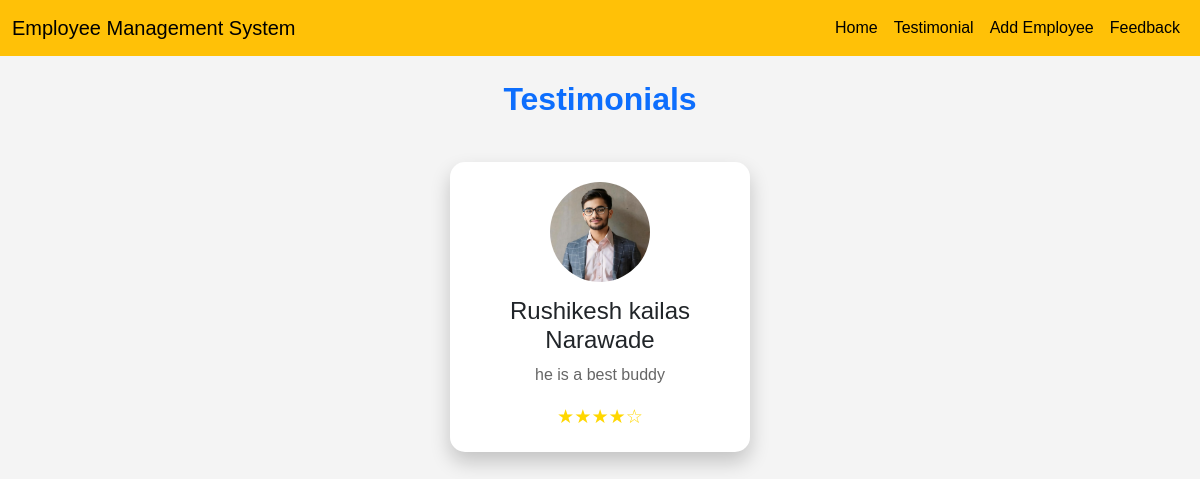
The page /emp/testmonials/ on the database as committed earlier.
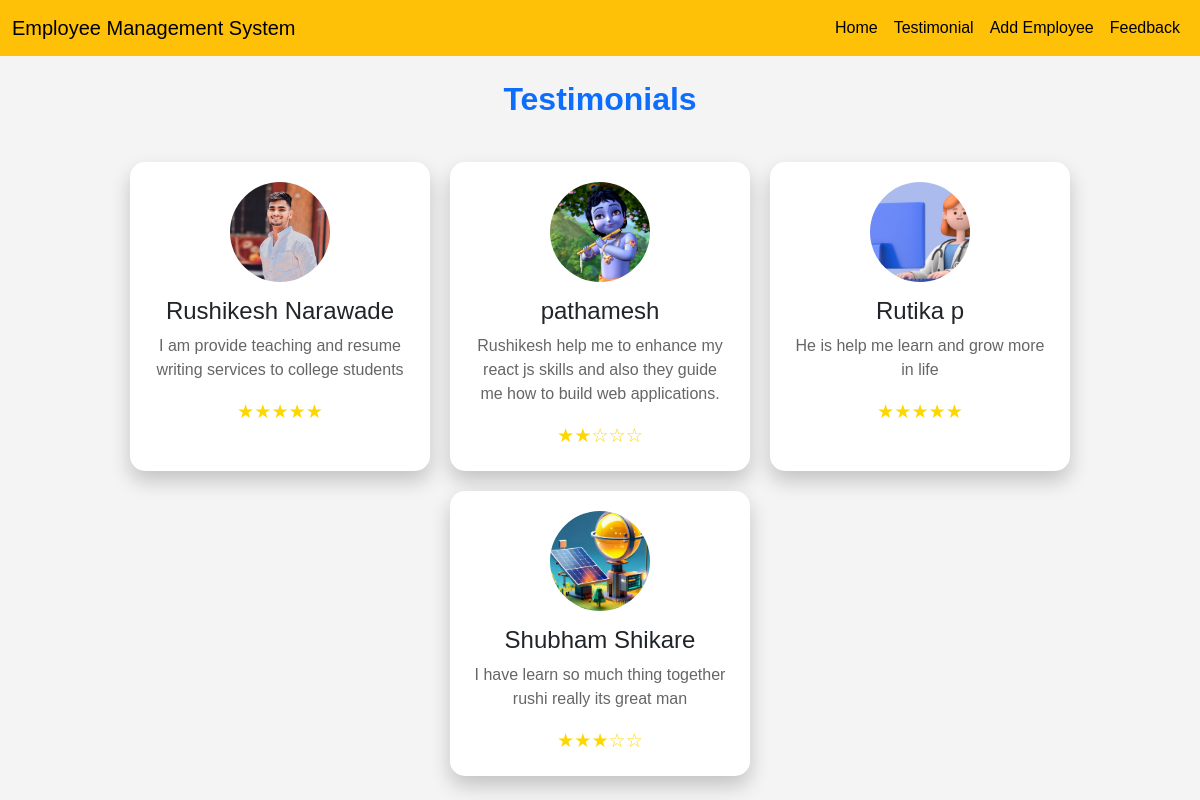
The same page on the database as committed later.
### emp/models.py (models this page shows, shortened)
class Testomonial(models.Model):  # Spelling: Testomonial
    name = models.CharField(max_length=100)
    testomonial = models.TextField()  # Spelling: testomonial
    image = models.ImageField(upload_to='testomonial/')  # Spelling: testomonial
    rating = models.IntegerField()  # Removed max_length (not valid for IntegerField)

### emp/views.py (the view)
# urls.py: path('testmonials/',views.testmonials),
def testmonials(request):
    testi= Testomonial.objects.all()
    return render(request,'emp/testmonials.html',{'testi': testi})

### templates/emp/testmonials.html (shortened to what this page needs)
<!DOCTYPE html>
<html lang="en">
<head>
    <link href="https://cdn.jsdelivr.net/npm/bootstrap@5.3.3/dist/css/bootstrap.min.css" rel="stylesheet">
</head>
<body>
    {% include 'emp/navbar.html' %}
    <br>
    <h2 class="text-center fw-bold mb-4 text-primary">Testimonials</h2>
    <div class="testimonial-container">
        {% for testimonial in testi %}
        <div class="testimonial-card">
            <img src="/media/{{testimonial.image}}" alt="{{ testimonial.name }}">
            <h4>{{ testimonial.name }}</h4>
            <p>{{ testimonial.testomonial }}</p>
            <div class="review">
                {% for _ in "12345" %}
                    {% if forloop.counter <= testimonial.rating %}
                        <span>★</span>
                    {% else %}
                        <span>☆</span>
                    {% endif %}
                {% endfor %}
            </div>
        </div>
        {% endfor %}
    </div>
</body>
</html>

### templates/emp/navbar.html (shortened to what this page needs)
<nav class="navbar navbar-expand-lg bg-warning">
    <div class="container-fluid">
        <a class="navbar-brand" href="#">Employee Management System</a>
        <div class="collapse navbar-collapse ms-auto" id="navbarSupportedContent">
            <ul class="navbar-nav ms-auto mb-2 mb-lg-0">
                <li class="nav-item">
                    <a class="nav-link active" aria-current="page" href="/emp/emphome/">Home</a>
                </li>
                <li class="nav-item">
                    <a class="nav-link active" aria-current="page" href="/emp/testmonials/">Testimonial</a>
                </li>
                <li class="nav-item">
                    <a class="nav-link active" aria-current="page" href="/emp/add-emp/">Add Employee</a>
                </li>
                <li class="nav-item">
                    <a class="nav-link active" aria-current="page" href="/emp/feedback/">Feedback</a>
                </li>
            </ul>
        </div>
    </div>
</nav>

### templates/emp/testmonials.html (style rules this page uses)
body { font-family: 'Arial', sans-serif; background-color: #f4f4f4; margin: 0; }
.testimonial-container { display: flex; flex-wrap: wrap; justify-content: center; gap: 20px; perspective: 1000px; padding: 20px; }
.testimonial-card { background-color: #fff; border-radius: 15px; box-shadow: 0 10px 20px rgba(0, 0, 0, 0.2); width: 300px; padding: 20px; text-align: center; transform-style: preserve-3d; transition: transform 0.5s ease; }
.testimonial-card img { width: 100px; height: 100px; border-radius: 50%; margin-bottom: 15px; object-fit: cover; }
.testimonial-card p { font-size: 1em; color: #666; line-height: 1.5; }
.testimonial-card .review { display: flex; justify-content: center; margin-top: 10px; }
.testimonial-card .review span { color: #ffd700; font-size: 1.2em; }

Rows that differ between the two databases and show on the page:
changed Testomonial: image: a different picture; name "Rushikesh kailas Narawade" → "Rushikesh Narawade"; testomonial "he is a best buddy" → "I am provide teaching and resume writing services to college students"; rating 4 → 5 (drawn)
added Testomonial: image (picture), name "pathamesh", testomonial "Rushikesh help me to enhance my react js skills and also they guide me how to build web applications.", rating 2 (drawn)
added Testomonial: image (picture), name "Rutika p", testomonial "He is help me learn and grow more in life", rating 5 (drawn)
added Testomonial: image (picture), name "Shubham Shikare", testomonial "I have learn so much thing together rushi really its great man", rating 3 (drawn)
